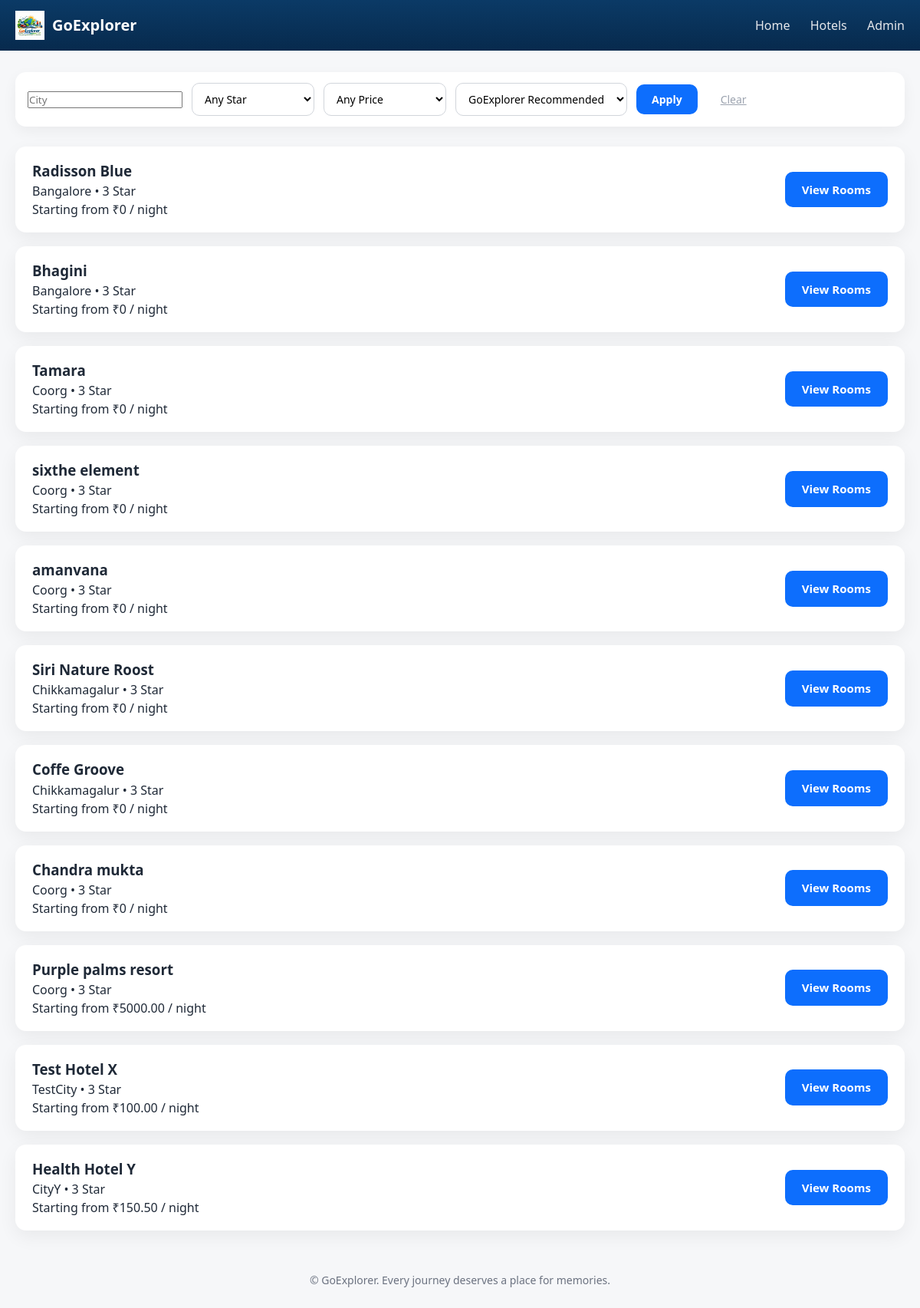
Screenshot of /hotels/ with the database file from the repository.
### booking/models.py (models this page shows, shortened)
class Hotel(models.Model):
    RATING_CHOICES = (
        (3, "3 Star"),
        (4, "4 Star"),
        (5, "5 Star"),
    )
    name = models.CharField(max_length=200)
    city = models.CharField(max_length=100)
    address = models.TextField(blank=True)
    rating = models.PositiveSmallIntegerField(choices=RATING_CHOICES, default=3)
    is_active = models.BooleanField(default=True)
    @property
    def starting_price(self):
        plans = RoomPlan.objects.filter(room_type__hotel=self).order_by("price")
        if plans.exists():
            return plans.first().price
        return 0

class RoomPlan(models.Model):
    PLAN_CHOICES = (
        ("ROOM_ONLY", "Room Only"),
        ("BREAKFAST", "Room + Breakfast"),
        ("HALF_BOARD", "Room + Lunch/Dinner"),
        ("FULL_BOARD", "Room + All Meals"),
    )
    room_type = models.ForeignKey(
        RoomType,
        related_name="plans",
        on_delete=models.CASCADE
    )
    plan_type = models.CharField(max_length=20, choices=PLAN_CHOICES)
    price = models.DecimalField(max_digits=10, decimal_places=2)

### booking/views_ui.py (the view)
def hotels_list(request):
    qs = Hotel.objects.filter(is_active=True)
    selected_city = request.GET.get("city", "")
    selected_rating = request.GET.get("rating", "")
    selected_price = request.GET.get("price", "")
    selected_sort = request.GET.get("sort", "relevance")
    if selected_city:
        qs = qs.filter(city__icontains=selected_city)
    if selected_rating:
        try:
            qs = qs.filter(rating=int(selected_rating))
        except ValueError:
            pass
    hotels = list(qs)
    if selected_sort == "price_low":
        hotels.sort(key=lambda h: float(h.starting_price or 0))
    elif selected_sort == "price_high":
        hotels.sort(key=lambda h: float(h.starting_price or 0), reverse=True)
    elif selected_sort == "rating":
        hotels.sort(key=lambda h: h.rating, reverse=True)
    return render(request, "booking/hotel_list.html", {
        "hotels": hotels,
        "check_in": request.GET.get("check_in"),
        "check_out": request.GET.get("check_out"),
        "selected_city": selected_city,
        "selected_rating": selected_rating,
        "selected_price": selected_price,
        "selected_sort": selected_sort,
    })

### booking/templates/booking/hotel_list.html (shortened to what this page needs)
{% extends "booking/base.html" %}
{% block content %}
<div class="card filter-bar">
<form method="get" class="filter-row">
<input name="city" placeholder="City"
       value="{{ selected_city }}">
<select name="rating">
    <option value="">Any Star</option>
</select>
<select name="price">
    <option value="">Any Price</option>
</select>
<select name="sort">
    <option value="relevance" {% if selected_sort == "relevance" %}selected{% endif %}>
        GoExplorer Recommended
    </option>
</select>
<button class="btn-primary btn-small">Apply</button>
{% if check_in and check_out %}
    <a href="{% url 'hotels_list' %}?check_in={{ check_in }}&check_out={{ check_out }}" class="btn-small muted">Clear</a>
{% else %}
    <a href="{% url 'hotels_list' %}" class="btn-small muted">Clear</a>
{% endif %}
</form>
</div>
{% for hotel in hotels %}
<div class="card hotel-card">
    <div>
        <h3>{{ hotel.name }}</h3>
        <p>{{ hotel.city }} • {{ hotel.rating }} Star</p>
        <p>Starting from ₹{{ hotel.starting_price }} / night</p>
    </div>
    <a class="btn-primary"
       href="{% url 'rooms_list' hotel.id %}?check_in={{ check_in }}&check_out={{ check_out }}">
       View Rooms
    </a>
</div>
{% empty %}
<div class="card">No hotels found.</div>
{% endfor %}
{% endblock %}

### booking/static/booking/css/main.css (style rules this page uses)
* { box-sizing: border-box; margin: 0; padding: 0; font-family: "Segoe UI", Arial, sans-serif; }
body { background: #f6f7f9; color: #1f2937; line-height: 1.5; }
.card { background: #fff; border-radius: 14px; padding: 18px 22px; margin-bottom: 18px; box-shadow: 0 8px 24px rgba(0, 0, 0, 0.06); }
.filter-bar { background: #ffffff; border-radius: 14px; padding: 14px 18px; margin-bottom: 26px; box-shadow: 0 6px 18px rgba(0, 0, 0, 0.05); }
.filter-row { display: flex; align-items: center; gap: 12px; flex-wrap: wrap; }
.filter-row select { width: auto; min-width: 160px; padding: 9px 14px; font-size: 14px; border-radius: 10px; border: 1px solid #d1d5db; background: #fff; }
.filter-row .btn-primary { padding: 10px 20px; font-size: 14px; border-radius: 10px; }
.btn-primary { background: #0d6efd; color: #fff; border: none; padding: 12px 22px; font-size: 15px; border-radius: 10px; cursor: pointer; display: inline-block; text-decoration: none; font-weight: 600; transition: background 0.2s ease; }
.btn-small { padding: 10px 18px; font-size: 14px; border-radius: 8px; }
.hotel-card { display: flex; justify-content: space-between; align-items: center; gap: 24px; }
.muted { color: #9ca3af; }
.filter-bar { padding: 14px 16px; }
.filter-row select { width: auto; min-width: 160px; padding: 10px 12px; font-size: 14px; }
.filter-row button, .filter-row a { margin-top: 0; }
html, body { overflow-x: hidden; }

### rows the page displays
Hotel: name "Radisson Blue", city "Bangalore", rating "3", starting_price "0"
Hotel: name "Bhagini", city "Bangalore", rating "3", starting_price "0"
Hotel: name "Tamara", city "Coorg", rating "3", starting_price "0"
Hotel: name "sixthe element", city "Coorg", rating "3", starting_price "0"
Hotel: name "amanvana", city "Coorg", rating "3", starting_price "0"
Hotel: name "Siri Nature Roost", city "Chikkamagalur", rating "3", starting_price "0"
Hotel: name "Coffe Groove", city "Chikkamagalur", rating "3", starting_price "0"
Hotel: name "Chandra mukta", city "Coorg", rating "3", starting_price "0"
Hotel: name "Purple palms resort", city "Coorg", rating "3", starting_price "5000.00"
Hotel: name "Test Hotel X", city "TestCity", rating "3", starting_price "100.00"
Hotel: name "Health Hotel Y", city "CityY", rating "3", starting_price "150.50"
